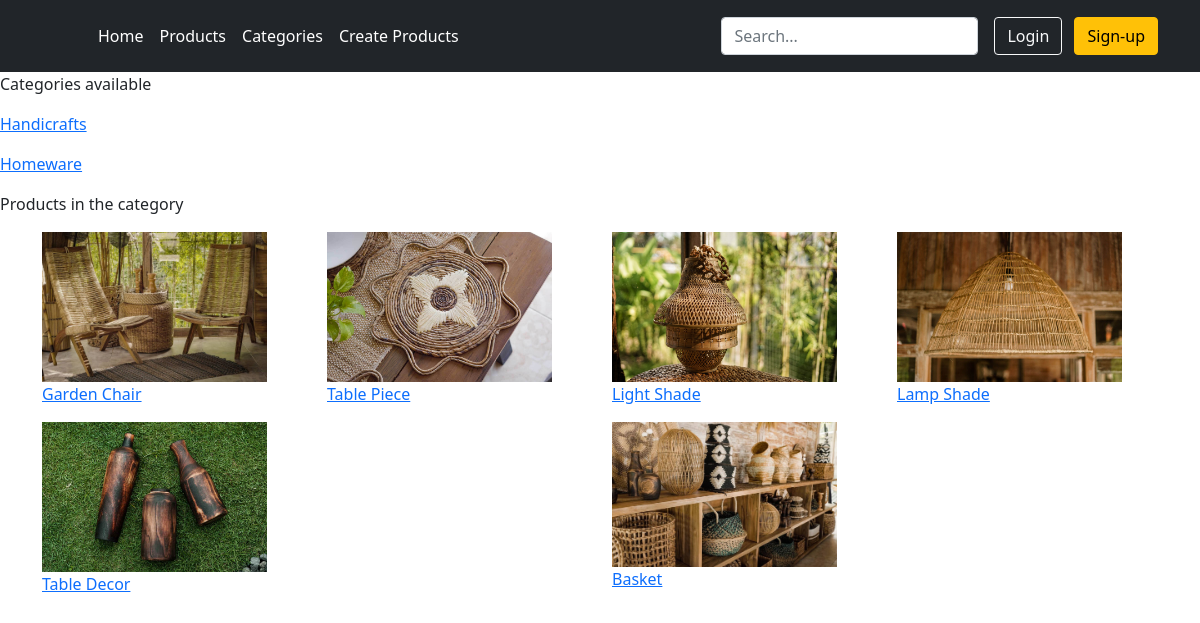
The page /categories on the database its author committed.
### products/models.py (models this page shows, shortened)
class Category(models.Model):
    name = models.CharField(max_length=100)
    slug = models.SlugField(max_length=255, unique=True)
    class Meta:
        verbose_name_plural = 'categories'

class Product(models.Model):
    title = models.CharField(max_length=200)
    description = models.TextField(blank=True)
    image = models.ImageField(upload_to='images/')
    price = models.DecimalField(max_digits=6, decimal_places=2)
    category = models.ForeignKey(Category, related_name='product', on_delete=models.CASCADE)
    slug = models.SlugField(max_length=255)
    quantity = models.IntegerField(default=0)
    is_active = models.BooleanField(default=True)
    created = models.DateTimeField(auto_now_add=True)
    updated = models.DateTimeField(auto_now=True)
    class Meta:
        verbose_name_plural = 'Products'
        ordering = ('-created',)

### storeAnada/views.py (the view)
# urls.py: path('categories', storeAnada.views.CategoryListView.as_view(), name='categories'),
class CategoryListView(ListView):
	template_name = "products/categories.html"
	model = Category
	def get_context_data(self, **kwargs):
		context = super().get_context_data(**kwargs)
		category = self.request.GET.get('category', None)
		search = self.request.GET.get('search', None)
		products = Product.objects.all()
		if category:
			context['category'] = category
			products = products.filter(category__id=int(category))  # Filter by FieldNameinProductModel__FieldInFKModel
		if search:
			products = products.filter(title__contains=search)  # Contains gives flexibility in the search input
			context['search'] = search
		context['products'] = products
		return context

### templates/products/categories.html (shortened to what this page needs)
{% extends "base.html" %}
{% load static %}
{% block content %}
    <p>Categories available</p>
{% for category in category_list %}
    <a href="{% url 'categories' %}?category={{ category.pk }}"><p>{{ category.name }}</p></a>
{% endfor %}
    <p>Products in the category {{ category.name }}</p>
<div class="container">
    <div class="row">
        {% for p in products %}
        <div class="col-sm">
            <a href="{% url 'product-detail' pk=p.pk %}"><img src="media/{{ p.image }}" alt="{{ p.title }} " height="auto" width="225">
            <p>{{ p.title }}</p>
            </a>
        </div>
        {% endfor %}
    </div>
</div>
{% endblock %}

### rows shown on the page
Category: name "Handicrafts"
Category: name "Homeware"
Product: image (picture), title "Garden Chair"
Product: image (picture), title "Table Piece"
Product: image (picture), title "Light Shade"
Product: image (picture), title "Lamp Shade"
Product: image (picture), title "Table Decor"
Product: image (picture), title "Basket"
